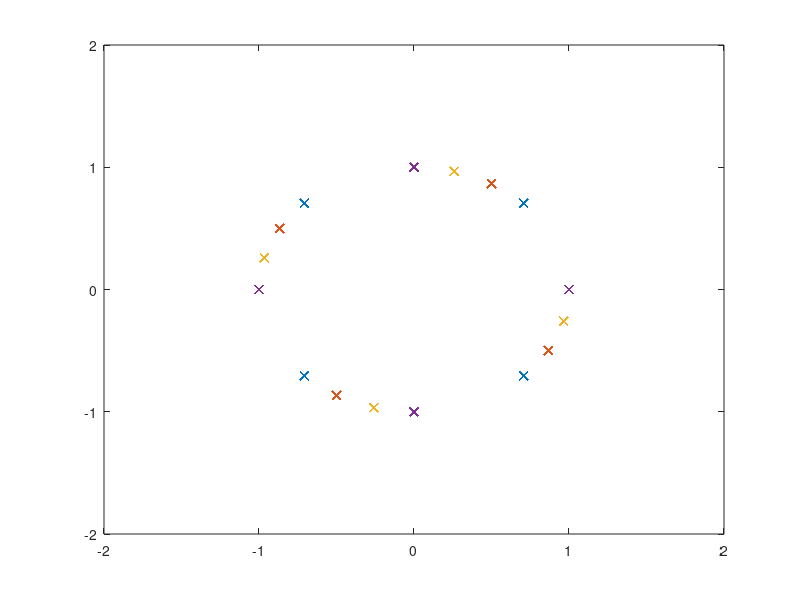

MATLAB code for this plot:
clc; clear; close all;

bits = randi([0 3], 1000, 1);

qpsk = pskmod(bits, 4, pi/4);

qpsk2 = pskmod(bits, 4, pi/3);
qpsk3 = pskmod(bits, 4, pi/2.4);
qpsk4 = pskmod(bits, 4, pi/2);


plot(real(qpsk), imag(qpsk), 'x'); hold on;
plot(real(qpsk2), imag(qpsk2), 'x'); hold on;
plot(real(qpsk3), imag(qpsk3), 'x'); hold on;
plot(real(qpsk4), imag(qpsk4), 'x'); hold on;
axis([-2 2 -2 2])
